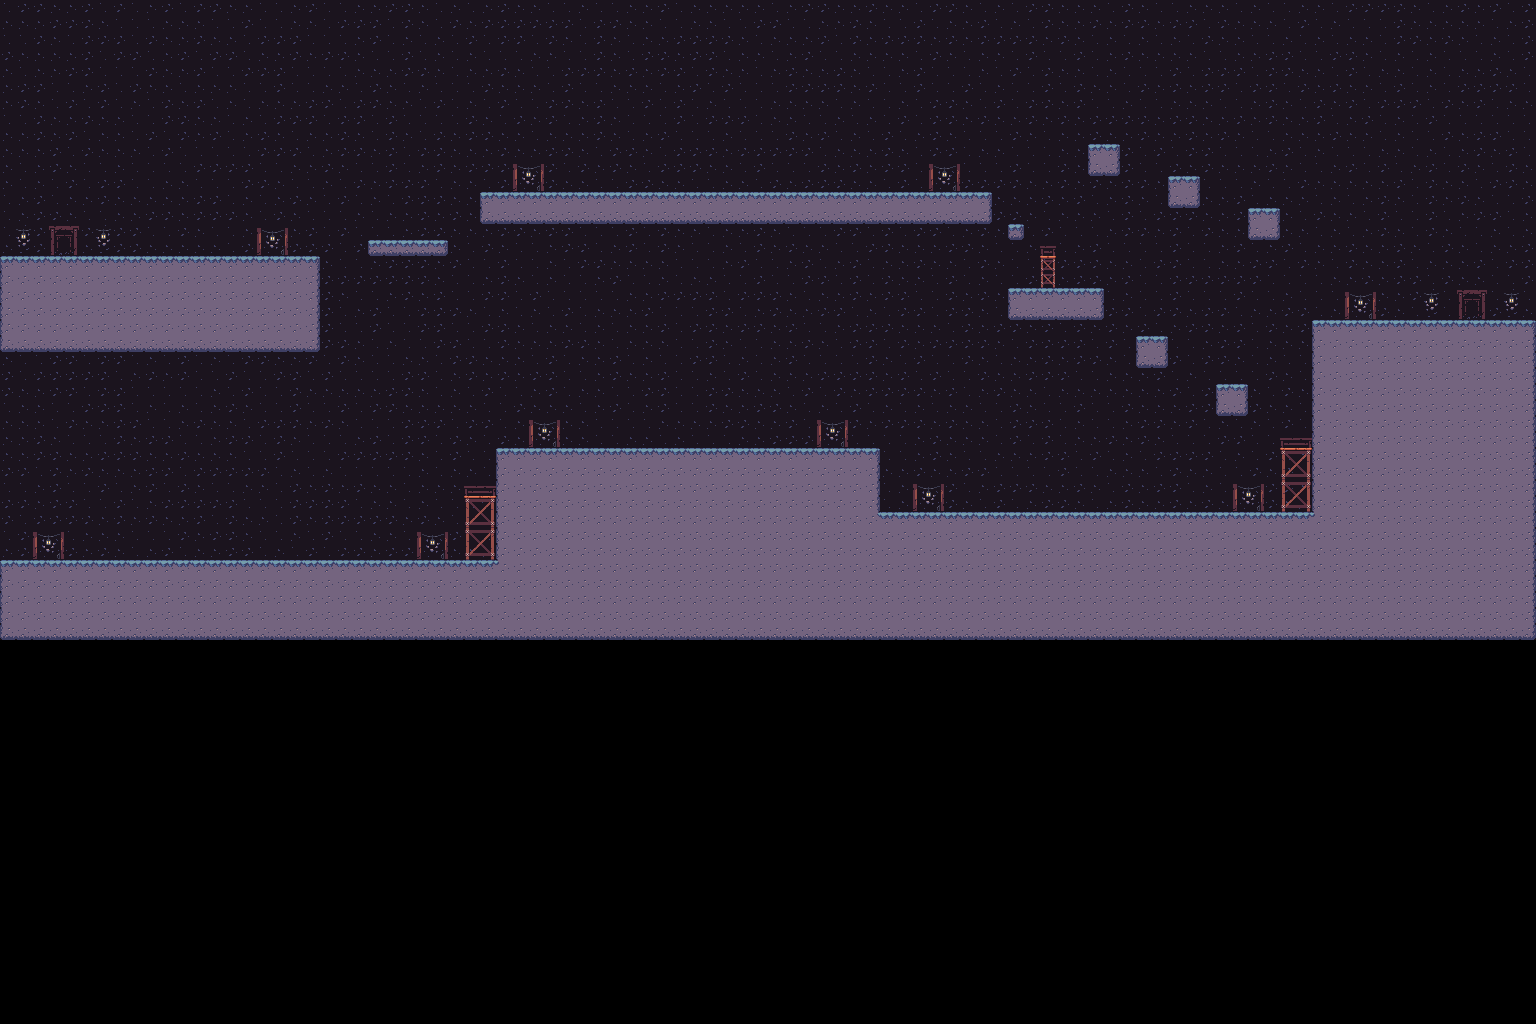

The image is a tile-based game level rendered from a .tmx file. Its description and source (layers, tilesets, objects; grid data summarised) follow:
An orthogonal 96x64 tile map with 16x16 px tiles, 3 tile layers (Background, Platforms, Props) and 29 objects (5x coin, 3x enemyPathway, startPoint, endPoint).

<map version="1.5" tiledversion="1.7.2" orientation="orthogonal" renderorder="right-down" width="96" height="64" tilewidth="16" tileheight="16" infinite="0" nextlayerid="6" nextobjectid="39">
 <tileset firstgid="1" name="tileset" tilewidth="16" tileheight="16" tilecount="2178" columns="99">
  <image source="tileset.png" width="1584" height="352" />
 </tileset>
 <layer id="1" name="Background" width="96" height="64">
  <data>[6144 cells, 3840 non-empty, 3 distinct tile ids]</data>
 </layer>
 <layer id="2" name="Platforms" width="96" height="64">
  <data>[6144 cells, 1162 non-empty, 18 distinct tile ids]</data>
 </layer>
 <layer id="3" name="Props" width="96" height="64">
  <data>[6144 cells, 79 non-empty, 23 distinct tile ids]</data>
 </layer>
 <objectgroup id="4" name="Collisions">
  <object id="1" x="0.0151515" y="255.997" width="320.128" height="95.8637" />
  <object id="2" x="368" y="240.031" width="79.9844" height="15.8438" />
  <object id="3" x="480.061" y="192.005" width="511.784" height="31.8132" />
  <object id="4" x="0.151515" y="560.005" width="495.879" height="79.8735" />
  <object id="5" x="496" y="447.971" width="383.958" height="191.787" />
  <object id="6" x="879.979" y="512.003" width="431.839" height="127.845" />
  <object id="7" x="1312.03" y="320.111" width="223.928" height="319.858" />
  <object id="8" x="1248.02" y="208.042" width="31.9375" height="31.8125" />
  <object id="9" x="1168.08" y="176.021" width="32" height="31.9375" />
  <object id="10" x="1088.04" y="144.104" width="31.8125" height="31.75" />
  <object id="11" x="1216.06" y="384.021" width="31.8125" height="31.875" />
  <object id="12" x="1280.14" y="437.986" width="31.8738" height="73.8819" />
  <object id="13" x="1135.99" y="336" width="32.1307" height="32.25" />
  <object id="14" x="1008.21" y="288.121" width="95.7273" height="32.0909" />
  <object id="15" x="1039.94" y="246.091" width="15.9091" height="41.7273" />
  <object id="16" x="1008.33" y="224.292" width="15.5" height="15.875" />
  <object id="17" x="464.03" y="486.009" width="31.8182" height="74.1729" />
  <object id="20" name="startPoint" x="49.1705" y="226.216" width="29.6364" height="29.9091" />
  <object id="22" name="endPoint" x="1457.06" y="290.031" width="29.8722" height="30.0284" />
  <object id="28" name="enemyPathway" x="529.305" y="415.996" width="318.818" height="34.3334" />
  <object id="29" name="enemyPathway" x="913.293" y="479.962" width="350.957" height="34.33" />
  <object id="30" name="enemyPathway" x="1344.94" y="288.104" width="95.0625" height="34.33" />
  <object id="31" name="coin" x="215.917" y="544.833" />
  <object id="32" name="coin" x="360" y="545.25" />
  <object id="33" name="coin" x="408.125" y="224.875" />
  <object id="34" name="coin" x="1152" y="321.333" />
  <object id="35" name="coin" x="1184.18" y="160.545" />
  <object id="36" x="-17.4321" y="-68.4565" width="17.375" height="708.343" />
  <object id="37" x="1536.04" y="-72" width="16.5" height="711.971" />
 </objectgroup>
</map>
